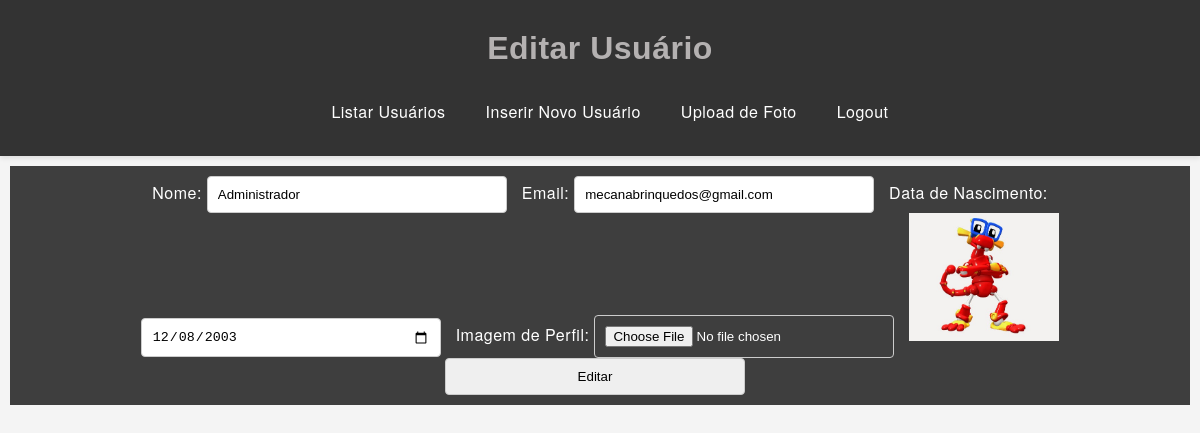
Screenshot of /editar_usuario.php?id=1 with the database file from the repository.
### tables this page shows
CREATE TABLE `clientes` (
  `idcliente` int(11) NOT NULL,
  `nome` varchar(80) NOT NULL,
  `email` varchar(255) NOT NULL,
  `senha` varchar(64) NOT NULL,
  `situacao` int(1) NOT NULL DEFAULT 1,
  `nascimento` date NOT NULL,
  `role` varchar(20) DEFAULT 'user',
  `role_id` int(11) DEFAULT NULL,
  `imagem` varchar(240) NOT NULL,
  `ativo` tinyint(1) NOT NULL DEFAULT 1
);

### editar_usuario.php (the view, shortened to what this page needs)
<?php
$server = "localhost";
$user = "root";
$pass = "";
$dbName = "mecana";
$connect = mysqli_connect($server, $user, $pass, $dbName);
if (isset($_GET['id'])) {
    $id = $_GET['id'];
    $query = "SELECT * FROM clientes WHERE idcliente = '$id'";
    $result = mysqli_query($connect, $query);
    $usuario = mysqli_fetch_assoc($result);
}
?>
<!DOCTYPE html>
<html lang="pt-BR">
<head>
    <link rel="stylesheet" href="styles.css">
</head>
<body>
    <header>
        <div class="container">
            <h1>Editar Usuário</h1>
            <nav>
                <ul>
                    <li><a href="listar_usuarios.php">Listar Usuários</a></li>
                    <li><a href="inserir_usuario.php">Inserir Novo Usuário</a></li>
                    <li><a href="upload_foto.php">Upload de Foto</a></li>
                    <li><a href="logout.php">Logout</a></li>
                </ul>
            </nav>
        </div>
    </header>
    <div class="search-bar">
        <form method="post" enctype="multipart/form-data">
            <label for="nome">Nome:</label>
            <input type="text" id="nome" name="nome" value="<?php echo $usuario['nome']; ?>" required>
            <label for="email">Email:</label>
            <input type="email" id="email" name="email" value="<?php echo $usuario['email']; ?>" required>
            <label for="nascimento">Data de Nascimento:</label>
            <input type="date" id="nascimento" name="nascimento" value="<?php echo $usuario['nascimento']; ?>" required>
            <label for="arquivo">Imagem de Perfil:</label>
            <input type="file" id="arquivo" name="arquivo">
            <img src="<?php echo $usuario['imagem']; ?>" alt="Imagem de Perfil" width="150">
            <input type="submit" name="editar" value="Editar">
        </form>
    </div>
</body>
</html>

### styles.css (style rules this page uses)
h1 { font-family: 'Arial', sans-serif; color: #b4b1b1; }
* { margin: 0; padding: 0; box-sizing: border-box; }
body { font-family: 'Helvetica Neue', Arial, sans-serif; background-color: #f4f4f4; color: #333; line-height: 1.6; line-height: 1.8; letter-spacing: 0.5px; }
header { display: flex; flex-direction: column; align-items: center; justify-content: center; background-color: #333; color: #fff; padding: 20px 0; text-align: center; box-shadow: 0 2px 5px rgba(0, 0, 0, 0.1); }
nav ul { list-style: none; display: flex; justify-content: space-around; align-items: center; margin-top: 10px; }
nav ul li { margin-left: 20px; }
nav ul li a { color: #fff; padding: 10px 20px; border-radius: 5px; text-decoration: none; transition: background-color 0.3s ease; display: block; width: 100%; padding: 10px; }
.search-bar { text-align: center; position: relative; justify-content: center; align-items: center; padding: 10px 20px; background-color: #3e3e3e; color: #fff; padding: 12px auto; margin-top: 20px; margin: 10px; }
.search-bar input, .search-bar select { padding: 10px; border: 1px solid #ccc; border-radius: 4px; width: 300px; margin-right: 10px; }
:root { --bg-color: #fff; --text-color: #333; }

### rows the page displays
clientes: nome "Administrador", email "mecanabrinquedos@gmail.com", nascimento "12/08/2003", imagem (picture)
